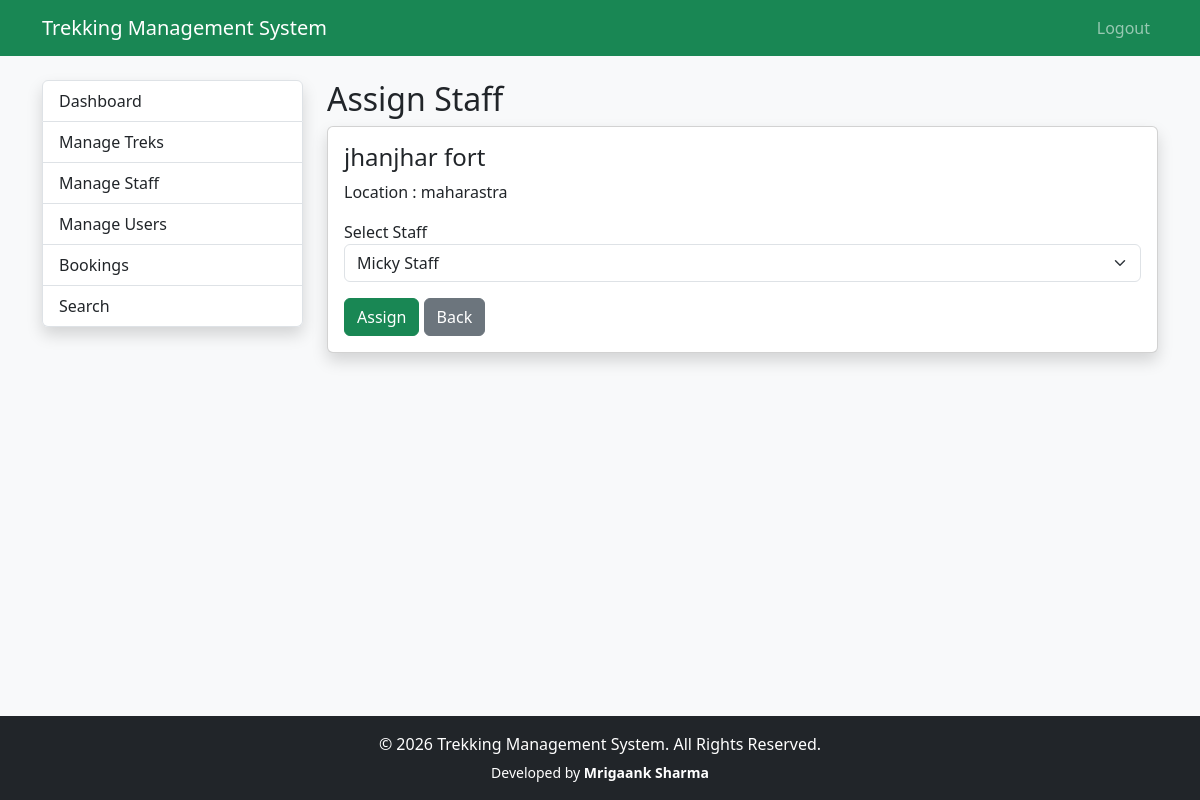
The page /admin/treks/assign/2 (signed in) on the database its author committed.
### app/models.py (models this page shows)
class Trek(db.Model):
        __tablename__="treks"
        id=db.Column(db.Integer,primary_key=True)
        name=db.Column(db.String(100),nullable=False)
        location=db.Column(db.String(100),nullable=False)
        difficulty=db.Column(db.String(20),nullable=False)
        duration=db.Column(db.Integer)
        available_slots=db.Column(db.Integer)
        description=db.Column(db.Text)
        status=db.Column(
            db.String(20),
            default="Upcoming"
        )
        start_date=db.Column(db.Date)
        end_date=db.Column(db.Date)
        staff_id=db.Column(
            db.Integer,
            db.ForeignKey("users.id")
        )
        bookings=db.relationship(
            "Booking",
            backref="trek",
            lazy=True
        )
        price = db.Column(db.Float)
        image = db.Column(db.String(255))
        max_altitude = db.Column(db.Integer)
        meeting_point = db.Column(db.String(200))

class User(UserMixin,db.Model):
    __tablename__="users"
    id=db.Column(db.Integer,primary_key=True)
    name=db.Column(db.String(100),nullable=False)
    email=db.Column(db.String(120),unique=True,nullable=False)
    password=db.Column(db.String(255),nullable=False)
    phone=db.Column(db.String(15))
    role=db.Column(db.String(20),nullable=False)
    status=db.Column(db.String(20),default="active")
    created_at=db.Column(db.DateTime,default=datetime.utcnow)
    assigned_treks=db.relationship(
        "Trek",
        foreign_keys="Trek.staff_id",
        backref="staff",
        lazy=True
    )
    bookings=db.relationship(
        "Booking",
        backref="user",
        lazy=True
    )

### app/admin/trek_routes.py (the view, shortened to what this page needs)
@admin_bp.route("/treks/assign/<int:trek_id>", methods=["GET", "POST"])
@login_required
@admin_required
def assign_staff(trek_id):
    trek = Trek.query.get_or_404(trek_id)
    staff_members = User.query.filter_by(
        role="staff",
        status="active"
    ).all()
    return render_template(
        "admin/assign_staff.html",
        trek=trek,
        staff_members=staff_members
    )

### app/extensions.py (called while the page is built)
@login_manager.user_loader
def load_user(user_id):
    return User.query.get(int(user_id))

### app/templates/admin/assign_staff.html (shortened to what this page needs)
{% extends 'admin/layout.html' %}
{% block admin_content %}
<h2>
    Assign Staff
</h2>
<div class="card shadow">
    <div class="card-body">
        <h4>
            {{ trek.name }}
        </h4>
        <p>
            Location :
            {{ trek.location }}
        </p>
        <form method="POST">
            <div class="mb-3">
                <label>
                    Select Staff
                </label>
                <select class="form-select" name="staff_id" required>
                    {% for member in staff_members %}
                    <option value="{{ member.id }}" {% if trek.staff_id==member.id %} selected {% endif %}>
                        {{ member.name }}
                    </option>
                    {% endfor %}
                </select>
            </div>
            <button class="btn btn-success">
                Assign
            </button>
            <a href="{{ url_for('admin.view_treks') }}" class="btn btn-secondary">
                Back
            </a>
        </form>
    </div>
</div>
{% endblock %}

### rows shown on the page
Trek: name "jhanjhar fort", location "maharastra", staff_id "Micky Staff"
